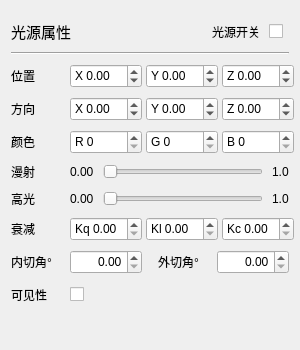
<?xml version="1.0" encoding="UTF-8"?>
<ui version="4.0">
 <class>LightPropWidget</class>
 <widget class="QWidget" name="LightPropWidget">
  <property name="geometry">
   <rect>
    <x>0</x>
    <y>0</y>
    <width>300</width>
    <height>350</height>
   </rect>
  </property>
  <property name="minimumSize">
   <size>
    <width>300</width>
    <height>0</height>
   </size>
  </property>
  <property name="maximumSize">
   <size>
    <width>300</width>
    <height>16777215</height>
   </size>
  </property>
  <property name="windowTitle">
   <string>Form</string>
  </property>
  <layout class="QVBoxLayout" name="verticalLayout">
   <property name="spacing">
    <number>9</number>
   </property>
   <property name="topMargin">
    <number>20</number>
   </property>
   <item>
    <layout class="QHBoxLayout" name="horizontalLayout_8">
     <item>
      <widget class="QLabel" name="label_9">
       <property name="font">
        <font>
         <pointsize>11</pointsize>
        </font>
       </property>
       <property name="text">
        <string>光源属性</string>
       </property>
      </widget>
     </item>
     <item>
      <spacer name="horizontalSpacer">
       <property name="orientation">
        <enum>Qt::Horizontal</enum>
       </property>
       <property name="sizeHint" stdset="0">
        <size>
         <width>40</width>
         <height>20</height>
        </size>
       </property>
      </spacer>
     </item>
     <item>
      <widget class="QLabel" name="label_14">
       <property name="text">
        <string>光源开关</string>
       </property>
      </widget>
     </item>
     <item>
      <widget class="QCheckBox" name="checkEnable">
       <property name="minimumSize">
        <size>
         <width>20</width>
         <height>0</height>
        </size>
       </property>
       <property name="maximumSize">
        <size>
         <width>20</width>
         <height>16777215</height>
        </size>
       </property>
       <property name="text">
        <string/>
       </property>
      </widget>
     </item>
    </layout>
   </item>
   <item>
    <widget class="Line" name="line">
     <property name="orientation">
      <enum>Qt::Horizontal</enum>
     </property>
    </widget>
   </item>
   <item>
    <layout class="QHBoxLayout" name="horizontalLayout_2">
     <item>
      <widget class="QLabel" name="label_3">
       <property name="minimumSize">
        <size>
         <width>50</width>
         <height>0</height>
        </size>
       </property>
       <property name="maximumSize">
        <size>
         <width>50</width>
         <height>16777215</height>
        </size>
       </property>
       <property name="text">
        <string>位置</string>
       </property>
      </widget>
     </item>
     <item>
      <widget class="QDoubleSpinBox" name="X">
       <property name="minimumSize">
        <size>
         <width>72</width>
         <height>24</height>
        </size>
       </property>
       <property name="maximumSize">
        <size>
         <width>72</width>
         <height>24</height>
        </size>
       </property>
       <property name="alignment">
        <set>Qt::AlignLeading|Qt::AlignLeft|Qt::AlignVCenter</set>
       </property>
       <property name="prefix">
        <string>X </string>
       </property>
       <property name="suffix">
        <string/>
       </property>
       <property name="decimals">
        <number>2</number>
       </property>
       <property name="minimum">
        <double>-9999.000000000000000</double>
       </property>
       <property name="maximum">
        <double>9999.000000000000000</double>
       </property>
      </widget>
     </item>
     <item>
      <widget class="QDoubleSpinBox" name="Y">
       <property name="minimumSize">
        <size>
         <width>72</width>
         <height>24</height>
        </size>
       </property>
       <property name="maximumSize">
        <size>
         <width>72</width>
         <height>24</height>
        </size>
       </property>
       <property name="alignment">
        <set>Qt::AlignLeading|Qt::AlignLeft|Qt::AlignVCenter</set>
       </property>
       <property name="prefix">
        <string>Y </string>
       </property>
       <property name="suffix">
        <string/>
       </property>
       <property name="decimals">
        <number>2</number>
       </property>
       <property name="minimum">
        <double>-9999.000000000000000</double>
       </property>
       <property name="maximum">
        <double>9999.000000000000000</double>
       </property>
      </widget>
     </item>
     <item>
      <widget class="QDoubleSpinBox" name="Z">
       <property name="minimumSize">
        <size>
         <width>72</width>
         <height>24</height>
        </size>
       </property>
       <property name="maximumSize">
        <size>
         <width>72</width>
         <height>24</height>
        </size>
       </property>
       <property name="alignment">
        <set>Qt::AlignLeading|Qt::AlignLeft|Qt::AlignVCenter</set>
       </property>
       <property name="prefix">
        <string>Z </string>
       </property>
       <property name="suffix">
        <string/>
       </property>
       <property name="decimals">
        <number>2</number>
       </property>
       <property name="minimum">
        <double>-9999.000000000000000</double>
       </property>
       <property name="maximum">
        <double>9999.000000000000000</double>
       </property>
      </widget>
     </item>
    </layout>
   </item>
   <item>
    <layout class="QHBoxLayout" name="horizontalLayout_3">
     <item>
      <widget class="QLabel" name="label">
       <property name="minimumSize">
        <size>
         <width>50</width>
         <height>0</height>
        </size>
       </property>
       <property name="maximumSize">
        <size>
         <width>50</width>
         <height>16777215</height>
        </size>
       </property>
       <property name="text">
        <string>方向</string>
       </property>
      </widget>
     </item>
     <item>
      <widget class="QDoubleSpinBox" name="direX">
       <property name="minimumSize">
        <size>
         <width>72</width>
         <height>24</height>
        </size>
       </property>
       <property name="maximumSize">
        <size>
         <width>72</width>
         <height>24</height>
        </size>
       </property>
       <property name="alignment">
        <set>Qt::AlignLeading|Qt::AlignLeft|Qt::AlignVCenter</set>
       </property>
       <property name="prefix">
        <string>X </string>
       </property>
       <property name="decimals">
        <number>2</number>
       </property>
       <property name="minimum">
        <double>-9999.000000000000000</double>
       </property>
       <property name="maximum">
        <double>9999.000000000000000</double>
       </property>
      </widget>
     </item>
     <item>
      <widget class="QDoubleSpinBox" name="direY">
       <property name="minimumSize">
        <size>
         <width>72</width>
         <height>24</height>
        </size>
       </property>
       <property name="maximumSize">
        <size>
         <width>72</width>
         <height>24</height>
        </size>
       </property>
       <property name="alignment">
        <set>Qt::AlignLeading|Qt::AlignLeft|Qt::AlignVCenter</set>
       </property>
       <property name="prefix">
        <string>Y </string>
       </property>
       <property name="decimals">
        <number>2</number>
       </property>
       <property name="minimum">
        <double>-9999.000000000000000</double>
       </property>
       <property name="maximum">
        <double>9999.000000000000000</double>
       </property>
      </widget>
     </item>
     <item>
      <widget class="QDoubleSpinBox" name="direZ">
       <property name="minimumSize">
        <size>
         <width>72</width>
         <height>24</height>
        </size>
       </property>
       <property name="maximumSize">
        <size>
         <width>72</width>
         <height>24</height>
        </size>
       </property>
       <property name="alignment">
        <set>Qt::AlignLeading|Qt::AlignLeft|Qt::AlignVCenter</set>
       </property>
       <property name="prefix">
        <string>Z </string>
       </property>
       <property name="decimals">
        <number>2</number>
       </property>
       <property name="minimum">
        <double>-9999.000000000000000</double>
       </property>
       <property name="maximum">
        <double>9999.000000000000000</double>
       </property>
      </widget>
     </item>
    </layout>
   </item>
   <item>
    <layout class="QHBoxLayout" name="horizontalLayout_4">
     <item>
      <widget class="QLabel" name="label_2">
       <property name="minimumSize">
        <size>
         <width>50</width>
         <height>0</height>
        </size>
       </property>
       <property name="maximumSize">
        <size>
         <width>50</width>
         <height>16777215</height>
        </size>
       </property>
       <property name="text">
        <string>颜色</string>
       </property>
      </widget>
     </item>
     <item>
      <widget class="QSpinBox" name="R">
       <property name="minimumSize">
        <size>
         <width>72</width>
         <height>24</height>
        </size>
       </property>
       <property name="maximumSize">
        <size>
         <width>72</width>
         <height>16777215</height>
        </size>
       </property>
       <property name="alignment">
        <set>Qt::AlignLeading|Qt::AlignLeft|Qt::AlignVCenter</set>
       </property>
       <property name="suffix">
        <string/>
       </property>
       <property name="prefix">
        <string>R </string>
       </property>
       <property name="maximum">
        <number>255</number>
       </property>
      </widget>
     </item>
     <item>
      <widget class="QSpinBox" name="G">
       <property name="minimumSize">
        <size>
         <width>72</width>
         <height>24</height>
        </size>
       </property>
       <property name="maximumSize">
        <size>
         <width>72</width>
         <height>16777215</height>
        </size>
       </property>
       <property name="suffix">
        <string/>
       </property>
       <property name="prefix">
        <string>G </string>
       </property>
       <property name="maximum">
        <number>255</number>
       </property>
      </widget>
     </item>
     <item>
      <widget class="QSpinBox" name="B">
       <property name="minimumSize">
        <size>
         <width>72</width>
         <height>24</height>
        </size>
       </property>
       <property name="maximumSize">
        <size>
         <width>72</width>
         <height>16777215</height>
        </size>
       </property>
       <property name="suffix">
        <string/>
       </property>
       <property name="prefix">
        <string>B </string>
       </property>
       <property name="maximum">
        <number>255</number>
       </property>
      </widget>
     </item>
    </layout>
   </item>
   <item>
    <layout class="QHBoxLayout" name="horizontalLayout_5">
     <item>
      <widget class="QLabel" name="label_4">
       <property name="minimumSize">
        <size>
         <width>50</width>
         <height>0</height>
        </size>
       </property>
       <property name="maximumSize">
        <size>
         <width>50</width>
         <height>16777215</height>
        </size>
       </property>
       <property name="text">
        <string>漫射</string>
       </property>
      </widget>
     </item>
     <item>
      <widget class="QLabel" name="labelDiffuse">
       <property name="text">
        <string>0.00</string>
       </property>
      </widget>
     </item>
     <item>
      <widget class="QSlider" name="diffuse">
       <property name="maximum">
        <number>100</number>
       </property>
       <property name="orientation">
        <enum>Qt::Horizontal</enum>
       </property>
      </widget>
     </item>
     <item>
      <widget class="QLabel" name="label_11">
       <property name="text">
        <string>1.0</string>
       </property>
      </widget>
     </item>
    </layout>
   </item>
   <item>
    <layout class="QHBoxLayout" name="horizontalLayout_6">
     <item>
      <widget class="QLabel" name="label_5">
       <property name="minimumSize">
        <size>
         <width>50</width>
         <height>0</height>
        </size>
       </property>
       <property name="maximumSize">
        <size>
         <width>50</width>
         <height>16777215</height>
        </size>
       </property>
       <property name="text">
        <string>高光</string>
       </property>
      </widget>
     </item>
     <item>
      <widget class="QLabel" name="labelSpecular">
       <property name="text">
        <string>0.00</string>
       </property>
      </widget>
     </item>
     <item>
      <widget class="QSlider" name="specular">
       <property name="maximum">
        <number>100</number>
       </property>
       <property name="orientation">
        <enum>Qt::Horizontal</enum>
       </property>
      </widget>
     </item>
     <item>
      <widget class="QLabel" name="label_13">
       <property name="text">
        <string>1.0</string>
       </property>
      </widget>
     </item>
    </layout>
   </item>
   <item>
    <layout class="QHBoxLayout" name="horizontalLayout_7">
     <item>
      <widget class="QLabel" name="label_6">
       <property name="minimumSize">
        <size>
         <width>50</width>
         <height>0</height>
        </size>
       </property>
       <property name="maximumSize">
        <size>
         <width>50</width>
         <height>16777215</height>
        </size>
       </property>
       <property name="text">
        <string>衰减</string>
       </property>
      </widget>
     </item>
     <item>
      <widget class="QDoubleSpinBox" name="Kq">
       <property name="minimumSize">
        <size>
         <width>72</width>
         <height>24</height>
        </size>
       </property>
       <property name="maximumSize">
        <size>
         <width>72</width>
         <height>24</height>
        </size>
       </property>
       <property name="alignment">
        <set>Qt::AlignLeading|Qt::AlignLeft|Qt::AlignVCenter</set>
       </property>
       <property name="prefix">
        <string>Kq </string>
       </property>
       <property name="decimals">
        <number>2</number>
       </property>
       <property name="minimum">
        <double>0.000000000000000</double>
       </property>
       <property name="maximum">
        <double>9999.000000000000000</double>
       </property>
      </widget>
     </item>
     <item>
      <widget class="QDoubleSpinBox" name="Kl">
       <property name="minimumSize">
        <size>
         <width>72</width>
         <height>24</height>
        </size>
       </property>
       <property name="maximumSize">
        <size>
         <width>72</width>
         <height>24</height>
        </size>
       </property>
       <property name="alignment">
        <set>Qt::AlignLeading|Qt::AlignLeft|Qt::AlignVCenter</set>
       </property>
       <property name="prefix">
        <string>Kl </string>
       </property>
       <property name="decimals">
        <number>2</number>
       </property>
       <property name="minimum">
        <double>0.000000000000000</double>
       </property>
       <property name="maximum">
        <double>9999.000000000000000</double>
       </property>
      </widget>
     </item>
     <item>
      <widget class="QDoubleSpinBox" name="Kc">
       <property name="minimumSize">
        <size>
         <width>72</width>
         <height>24</height>
        </size>
       </property>
       <property name="maximumSize">
        <size>
         <width>72</width>
         <height>24</height>
        </size>
       </property>
       <property name="alignment">
        <set>Qt::AlignLeading|Qt::AlignLeft|Qt::AlignVCenter</set>
       </property>
       <property name="prefix">
        <string>Kc </string>
       </property>
       <property name="decimals">
        <number>2</number>
       </property>
       <property name="minimum">
        <double>0.000000000000000</double>
       </property>
       <property name="maximum">
        <double>9999.000000000000000</double>
       </property>
      </widget>
     </item>
    </layout>
   </item>
   <item>
    <layout class="QHBoxLayout" name="horizontalLayout">
     <item>
      <widget class="QLabel" name="label_7">
       <property name="minimumSize">
        <size>
         <width>50</width>
         <height>0</height>
        </size>
       </property>
       <property name="maximumSize">
        <size>
         <width>50</width>
         <height>16777215</height>
        </size>
       </property>
       <property name="text">
        <string>内切角°</string>
       </property>
      </widget>
     </item>
     <item>
      <widget class="QDoubleSpinBox" name="cutOff">
       <property name="minimumSize">
        <size>
         <width>72</width>
         <height>24</height>
        </size>
       </property>
       <property name="maximumSize">
        <size>
         <width>72</width>
         <height>16777215</height>
        </size>
       </property>
       <property name="alignment">
        <set>Qt::AlignRight|Qt::AlignTrailing|Qt::AlignVCenter</set>
       </property>
       <property name="maximum">
        <double>90.000000000000000</double>
       </property>
      </widget>
     </item>
     <item>
      <spacer name="horizontalSpacer_2">
       <property name="orientation">
        <enum>Qt::Horizontal</enum>
       </property>
       <property name="sizeHint" stdset="0">
        <size>
         <width>40</width>
         <height>20</height>
        </size>
       </property>
      </spacer>
     </item>
     <item>
      <widget class="QLabel" name="label_8">
       <property name="minimumSize">
        <size>
         <width>50</width>
         <height>0</height>
        </size>
       </property>
       <property name="maximumSize">
        <size>
         <width>50</width>
         <height>16777215</height>
        </size>
       </property>
       <property name="text">
        <string>外切角°</string>
       </property>
      </widget>
     </item>
     <item>
      <widget class="QDoubleSpinBox" name="outerCutOff">
       <property name="minimumSize">
        <size>
         <width>72</width>
         <height>24</height>
        </size>
       </property>
       <property name="maximumSize">
        <size>
         <width>72</width>
         <height>16777215</height>
        </size>
       </property>
       <property name="alignment">
        <set>Qt::AlignRight|Qt::AlignTrailing|Qt::AlignVCenter</set>
       </property>
       <property name="maximum">
        <double>90.000000000000000</double>
       </property>
      </widget>
     </item>
    </layout>
   </item>
   <item>
    <layout class="QHBoxLayout" name="horizontalLayout_9">
     <item>
      <widget class="QLabel" name="label_15">
       <property name="minimumSize">
        <size>
         <width>50</width>
         <height>24</height>
        </size>
       </property>
       <property name="maximumSize">
        <size>
         <width>50</width>
         <height>24</height>
        </size>
       </property>
       <property name="text">
        <string>可见性</string>
       </property>
      </widget>
     </item>
     <item>
      <widget class="QCheckBox" name="checkVisible">
       <property name="minimumSize">
        <size>
         <width>20</width>
         <height>0</height>
        </size>
       </property>
       <property name="maximumSize">
        <size>
         <width>20</width>
         <height>16777215</height>
        </size>
       </property>
       <property name="text">
        <string/>
       </property>
      </widget>
     </item>
     <item>
      <spacer name="horizontalSpacer_3">
       <property name="orientation">
        <enum>Qt::Horizontal</enum>
       </property>
       <property name="sizeHint" stdset="0">
        <size>
         <width>40</width>
         <height>20</height>
        </size>
       </property>
      </spacer>
     </item>
    </layout>
   </item>
   <item>
    <spacer name="verticalSpacer">
     <property name="orientation">
      <enum>Qt::Vertical</enum>
     </property>
     <property name="sizeHint" stdset="0">
      <size>
       <width>20</width>
       <height>40</height>
      </size>
     </property>
    </spacer>
   </item>
  </layout>
 </widget>
 <resources/>
 <connections/>
</ui>
